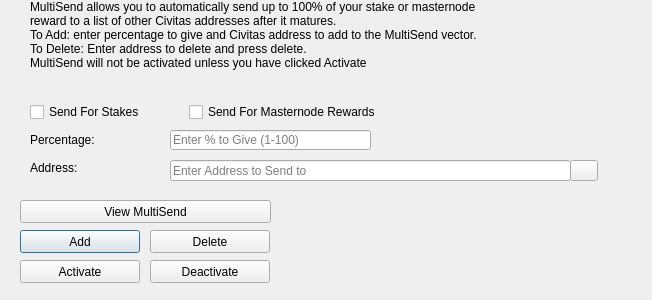
<?xml version="1.0" encoding="UTF-8"?>
<ui version="4.0">
 <class>MultiSendDialog</class>
 <widget class="QDialog" name="MultiSendDialog">
  <property name="windowModality">
   <enum>Qt::NonModal</enum>
  </property>
  <property name="geometry">
   <rect>
    <x>0</x>
    <y>0</y>
    <width>652</width>
    <height>300</height>
   </rect>
  </property>
  <property name="windowTitle">
   <string>MultiSend</string>
  </property>
  <widget class="QLineEdit" name="multiSendPercentEdit">
   <property name="geometry">
    <rect>
     <x>170</x>
     <y>130</y>
     <width>201</width>
     <height>20</height>
    </rect>
   </property>
   <property name="toolTip">
    <string>Enter whole numbers 1 - 100</string>
   </property>
   <property name="placeholderText">
    <string>Enter % to Give (1-100)</string>
   </property>
  </widget>
  <widget class="QLineEdit" name="multiSendAddressEdit">
   <property name="geometry">
    <rect>
     <x>170</x>
     <y>160</y>
     <width>401</width>
     <height>21</height>
    </rect>
   </property>
   <property name="toolTip">
    <string/>
   </property>
   <property name="placeholderText">
    <string>Enter Address to Send to</string>
   </property>
  </widget>
  <widget class="QLabel" name="label_2">
   <property name="geometry">
    <rect>
     <x>30</x>
     <y>0</y>
     <width>451</width>
     <height>121</height>
    </rect>
   </property>
   <property name="lineWidth">
    <number>1</number>
   </property>
   <property name="text">
    <string>MultiSend allows you to automatically send up to 100% of your stake or masternode reward to a list of other Civitas addresses after it matures.
To Add: enter percentage to give and Civitas address to add to the MultiSend vector.
To Delete: Enter address to delete and press delete.
MultiSend will not be activated unless you have clicked Activate</string>
   </property>
   <property name="alignment">
    <set>Qt::AlignLeading|Qt::AlignLeft|Qt::AlignTop</set>
   </property>
   <property name="wordWrap">
    <bool>true</bool>
   </property>
  </widget>
  <widget class="QLabel" name="message">
   <property name="geometry">
    <rect>
     <x>290</x>
     <y>200</y>
     <width>351</width>
     <height>91</height>
    </rect>
   </property>
   <property name="text">
    <string/>
   </property>
  </widget>
  <widget class="QPushButton" name="addButton">
   <property name="geometry">
    <rect>
     <x>20</x>
     <y>230</y>
     <width>120</width>
     <height>23</height>
    </rect>
   </property>
   <property name="toolTip">
    <string/>
   </property>
   <property name="statusTip">
    <string>Add to MultiSend Vector</string>
   </property>
   <property name="text">
    <string>Add</string>
   </property>
  </widget>
  <widget class="QPushButton" name="disableButton">
   <property name="geometry">
    <rect>
     <x>150</x>
     <y>260</y>
     <width>120</width>
     <height>23</height>
    </rect>
   </property>
   <property name="statusTip">
    <string>Deactivate MultiSend</string>
   </property>
   <property name="text">
    <string>Deactivate</string>
   </property>
  </widget>
  <widget class="QPushButton" name="addressBookButton">
   <property name="geometry">
    <rect>
     <x>570</x>
     <y>160</y>
     <width>28</width>
     <height>21</height>
    </rect>
   </property>
   <property name="toolTip">
    <string>Choose an address from the address book</string>
   </property>
   <property name="text">
    <string/>
   </property>
   <property name="icon">
    <iconset resource="../civitas.qrc">
     <normaloff>:/icons/address-book</normaloff>:/icons/address-book</iconset>
   </property>
   <property name="shortcut">
    <string>Alt+A</string>
   </property>
   <property name="autoDefault">
    <bool>false</bool>
   </property>
  </widget>
  <widget class="QLabel" name="label">
   <property name="geometry">
    <rect>
     <x>30</x>
     <y>130</y>
     <width>121</width>
     <height>20</height>
    </rect>
   </property>
   <property name="toolTip">
    <string>Percentage of stake to send</string>
   </property>
   <property name="text">
    <string>Percentage:</string>
   </property>
  </widget>
  <widget class="QLabel" name="label_5">
   <property name="geometry">
    <rect>
     <x>30</x>
     <y>160</y>
     <width>111</width>
     <height>16</height>
    </rect>
   </property>
   <property name="toolTip">
    <string>Address to send portion of stake to</string>
   </property>
   <property name="text">
    <string>Address:</string>
   </property>
  </widget>
  <widget class="QPushButton" name="deleteButton">
   <property name="geometry">
    <rect>
     <x>150</x>
     <y>230</y>
     <width>120</width>
     <height>23</height>
    </rect>
   </property>
   <property name="toolTip">
    <string/>
   </property>
   <property name="statusTip">
    <string>Delete Address From MultiSend Vector</string>
   </property>
   <property name="text">
    <string>Delete</string>
   </property>
  </widget>
  <widget class="QPushButton" name="activateButton">
   <property name="geometry">
    <rect>
     <x>20</x>
     <y>260</y>
     <width>120</width>
     <height>23</height>
    </rect>
   </property>
   <property name="statusTip">
    <string>Activate MultiSend</string>
   </property>
   <property name="text">
    <string>Activate</string>
   </property>
  </widget>
  <widget class="QPushButton" name="viewButton">
   <property name="geometry">
    <rect>
     <x>20</x>
     <y>200</y>
     <width>251</width>
     <height>23</height>
    </rect>
   </property>
   <property name="toolTip">
    <string/>
   </property>
   <property name="statusTip">
    <string>View MultiSend Vector</string>
   </property>
   <property name="text">
    <string>View MultiSend</string>
   </property>
  </widget>
  <widget class="QWidget" name="horizontalLayoutWidget">
   <property name="geometry">
    <rect>
     <x>30</x>
     <y>100</y>
     <width>351</width>
     <height>24</height>
    </rect>
   </property>
   <layout class="QHBoxLayout" name="horizontalLayout">
    <item>
     <widget class="QCheckBox" name="multiSendStakeCheckBox">
      <property name="text">
       <string>Send For Stakes</string>
      </property>
     </widget>
    </item>
    <item>
     <widget class="QCheckBox" name="multiSendMasternodeCheckBox">
      <property name="text">
       <string>Send For Masternode Rewards</string>
      </property>
     </widget>
    </item>
   </layout>
  </widget>
 </widget>
 <resources>
  <include location="../civitas.qrc"/>
 </resources>
 <connections/>
</ui>
